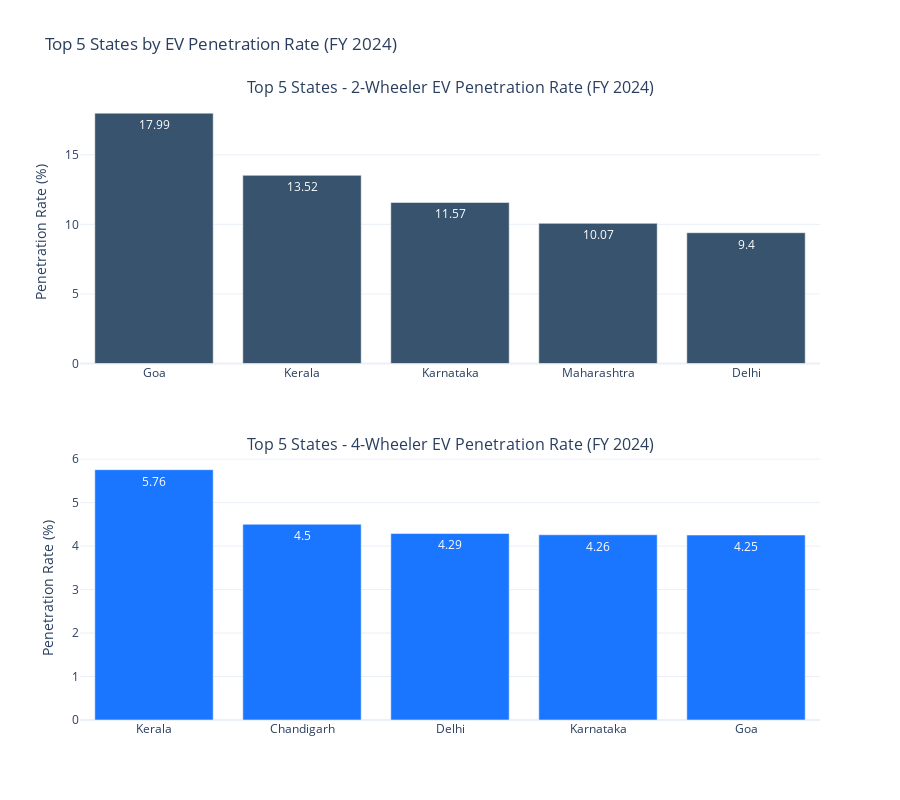

Notebook source saved alongside this figure:
### Markdown cell above
### 🔍 **Key Insights from the Chart**

#### 1. 📈 **Consistent Growth in EV Penetration**

* **FY 2022:** The EV penetration rate started at **1.7%**, meaning that fewer than 2 out of every 100 vehicles sold were electric.
* **FY 2023:** This more than **doubled to 4.0%**, reflecting increasing awareness, affordability, and state-level incentives.
* **FY 2024:** The rate climbed further to **4.8%**, showing continued growth, though the pace of increase slowed compared to the previous year.

#### 2. 🚀 **More Than 2.8x Growth in 2 Years**

* From **1.7% in 2022 to 4.8% in 2024**, this represents a **182% increase** in EV adoption rate nationally.
* This rapid rise suggests stronger infrastructure, improved vehicle options, and positive policy impacts.

#### 3. 🧭 **Growth Rate is Slowing Slightly**

* While FY 2023 saw a **+2.3 percentage point jump**, FY 2024 only added **+0.8 points**.
* This suggests that early adopters may be saturated, and further growth may depend on deeper market penetration (e.g., rural areas, affordable models).

---

### 🗣️ How to Explain to a Non-Technical Audience

> Over the past three years, India has made big strides in embracing electric vehicles. In 2022, EVs made up just 1.7% of all vehicle sales. By 2023, that more than doubled to 4%, and in 2024, nearly **1 in every 20 vehicles sold was electric**.
>
> This shows that electric mobility is no longer a niche—it’s going mainstream. However, the slightly slower growth from 2023 to 2024 tells us that while awareness is high, the next big leap will need even stronger charging infrastructure and affordable EV options for the masses.

### Code cell
# Create subplots for 2-wheeler and 4-wheeler penetration rates
fig = make_subplots(
    rows=2, cols=1,
    subplot_titles=(
        'Top 5 States - 2-Wheeler EV Penetration Rate (FY 2024)',
        'Top 5 States - 4-Wheeler EV Penetration Rate (FY 2024)'
    ),
    vertical_spacing=0.15
)

# Add bar chart for 2-wheelers
fig.add_trace(
    go.Bar(
        x=top_5_2w.index,
        y=top_5_2w['penetration_rate'],
        text=top_5_2w['penetration_rate'].round(2),
        textposition='auto',
        name='2-Wheelers',
        marker_color='rgb(55, 83, 109)'
    ),
    row=1, col=1
)

# Add bar chart for 4-wheelers
fig.add_trace(
    go.Bar(
        x=top_5_4w['state'],
        y=top_5_4w['penetration_rate'],
        text=top_5_4w['penetration_rate'].round(2),
        textposition='auto',
        name='4-Wheelers',
        marker_color='rgb(26, 118, 255)'
    ),
    row=2, col=1
)

# Update layout
fig.update_layout(
    title_text='Top 5 States by EV Penetration Rate (FY 2024)',
    showlegend=False,
    template='plotly_white',
    height=800  # Moved height parameter here
)

# Update y-axes labels
fig.update_yaxes(title_text='Penetration Rate (%)', row=1, col=1)
fig.update_yaxes(title_text='Penetration Rate (%)', row=2, col=1)

fig.show()

### Figure 1 — Plotly figure (JSON) as saved in the notebook; plotly's stock layout.template omitted (floating-point values rounded to 4 significant figures)
{"data": [{"marker": {"color": "rgb(55, 83, 109)"}, "name": "2-Wheelers", "text": [17.99, 13.52, 11.57, 10.07, 9.4], "textposition": "auto", "type": "bar", "x": ["Goa", "Kerala", "Karnataka", "Maharashtra", "Delhi"], "xaxis": "x", "y": [17.99, 13.52, 11.57, 10.07, 9.401], "yaxis": "y"}, {"marker": {"color": "rgb(26, 118, 255)"}, "name": "4-Wheelers", "text": [5.76, 4.5, 4.29, 4.26, 4.25], "textposition": "auto", "type": "bar", "x": ["Kerala", "Chandigarh", "Delhi", "Karnataka", "Goa"], "xaxis": "x2", "y": [5.758, 4.503, 4.291, 4.261, 4.254], "yaxis": "y2"}], "layout": {"annotations": [{"font": {"size": 16}, "showarrow": false, "text": "Top 5 States - 2-Wheeler EV Penetration Rate (FY 2024)", "x": 0.5, "xanchor": "center", "xref": "paper", "y": 1, "yanchor": "bottom", "yref": "paper"}, {"font": {"size": 16}, "showarrow": false, "text": "Top 5 States - 4-Wheeler EV Penetration Rate (FY 2024)", "x": 0.5, "xanchor": "center", "xref": "paper", "y": 0.425, "yanchor": "bottom", "yref": "paper"}], "height": 800, "showlegend": false, "title": {"text": "Top 5 States by EV Penetration Rate (FY 2024)"}, "xaxis": {"anchor": "y", "domain": [0, 1]}, "xaxis2": {"anchor": "y2", "domain": [0, 1]}, "yaxis": {"anchor": "x", "domain": [0.575, 1], "title": {"text": "Penetration Rate (%)"}}, "yaxis2": {"anchor": "x2", "domain": [0, 0.425], "title": {"text": "Penetration Rate (%)"}}}}
